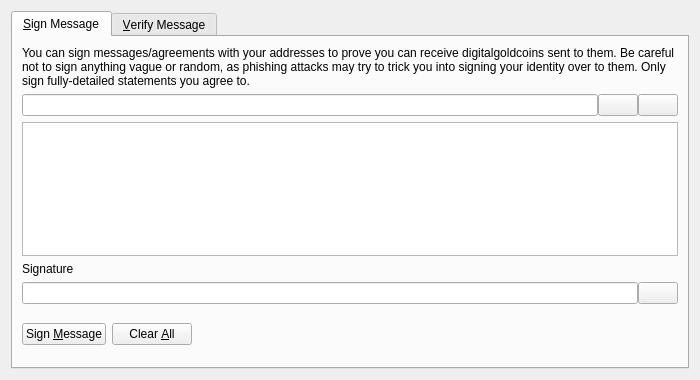
<?xml version="1.0" encoding="UTF-8"?>
<ui version="4.0">
 <class>SignVerifyMessageDialog</class>
 <widget class="QDialog" name="SignVerifyMessageDialog">
  <property name="geometry">
   <rect>
    <x>0</x>
    <y>0</y>
    <width>700</width>
    <height>380</height>
   </rect>
  </property>
  <property name="windowTitle">
   <string>Signatures - Sign / Verify a Message</string>
  </property>
  <property name="modal">
   <bool>true</bool>
  </property>
  <layout class="QVBoxLayout" name="verticalLayout">
   <item>
    <widget class="QTabWidget" name="tabWidget">
     <property name="currentIndex">
      <number>0</number>
     </property>
     <widget class="QWidget" name="tabSignMessage">
      <attribute name="title">
       <string>&amp;Sign Message</string>
      </attribute>
      <layout class="QVBoxLayout" name="verticalLayout_SM">
       <item>
        <widget class="QLabel" name="infoLabel_SM">
         <property name="text">
          <string>You can sign messages/agreements with your addresses to prove you can receive digitalgoldcoins sent to them. Be careful not to sign anything vague or random, as phishing attacks may try to trick you into signing your identity over to them. Only sign fully-detailed statements you agree to.</string>
         </property>
         <property name="textFormat">
          <enum>Qt::PlainText</enum>
         </property>
         <property name="wordWrap">
          <bool>true</bool>
         </property>
        </widget>
       </item>
       <item>
        <layout class="QHBoxLayout" name="horizontalLayout_1_SM">
         <property name="spacing">
          <number>0</number>
         </property>
         <item>
          <widget class="QValidatedLineEdit" name="addressIn_SM">
           <property name="toolTip">
            <string>The DigitalGoldCoin address to sign the message with</string>
           </property>
          </widget>
         </item>
         <item>
          <widget class="QPushButton" name="addressBookButton_SM">
           <property name="toolTip">
            <string>Choose previously used address</string>
           </property>
           <property name="text">
            <string/>
           </property>
           <property name="icon">
            <iconset resource="../bitcoin.qrc">
             <normaloff>:/icons/address-book</normaloff>:/icons/address-book</iconset>
           </property>
           <property name="shortcut">
            <string>Alt+A</string>
           </property>
           <property name="autoDefault">
            <bool>false</bool>
           </property>
          </widget>
         </item>
         <item>
          <widget class="QPushButton" name="pasteButton_SM">
           <property name="toolTip">
            <string>Paste address from clipboard</string>
           </property>
           <property name="text">
            <string/>
           </property>
           <property name="icon">
            <iconset resource="../bitcoin.qrc">
             <normaloff>:/icons/editpaste</normaloff>:/icons/editpaste</iconset>
           </property>
           <property name="shortcut">
            <string>Alt+P</string>
           </property>
           <property name="autoDefault">
            <bool>false</bool>
           </property>
          </widget>
         </item>
        </layout>
       </item>
       <item>
        <widget class="QPlainTextEdit" name="messageIn_SM">
         <property name="toolTip">
          <string>Enter the message you want to sign here</string>
         </property>
        </widget>
       </item>
       <item>
        <widget class="QLabel" name="signatureLabel_SM">
         <property name="text">
          <string>Signature</string>
         </property>
         <property name="textFormat">
          <enum>Qt::PlainText</enum>
         </property>
        </widget>
       </item>
       <item>
        <layout class="QHBoxLayout" name="horizontalLayout_2_SM">
         <property name="spacing">
          <number>0</number>
         </property>
         <item>
          <widget class="QLineEdit" name="signatureOut_SM">
           <property name="font">
            <font>
             <italic>true</italic>
            </font>
           </property>
           <property name="readOnly">
            <bool>true</bool>
           </property>
          </widget>
         </item>
         <item>
          <widget class="QPushButton" name="copySignatureButton_SM">
           <property name="toolTip">
            <string>Copy the current signature to the system clipboard</string>
           </property>
           <property name="text">
            <string/>
           </property>
           <property name="icon">
            <iconset resource="../bitcoin.qrc">
             <normaloff>:/icons/editcopy</normaloff>:/icons/editcopy</iconset>
           </property>
           <property name="autoDefault">
            <bool>false</bool>
           </property>
          </widget>
         </item>
        </layout>
       </item>
       <item>
        <layout class="QHBoxLayout" name="horizontalLayout_3_SM">
         <item>
          <widget class="QPushButton" name="signMessageButton_SM">
           <property name="toolTip">
            <string>Sign the message to prove you own this DigitalGoldCoin address</string>
           </property>
           <property name="text">
            <string>Sign &amp;Message</string>
           </property>
           <property name="icon">
            <iconset resource="../bitcoin.qrc">
             <normaloff>:/icons/edit</normaloff>:/icons/edit</iconset>
           </property>
           <property name="autoDefault">
            <bool>false</bool>
           </property>
          </widget>
         </item>
         <item>
          <widget class="QPushButton" name="clearButton_SM">
           <property name="toolTip">
            <string>Reset all sign message fields</string>
           </property>
           <property name="text">
            <string>Clear &amp;All</string>
           </property>
           <property name="icon">
            <iconset resource="../bitcoin.qrc">
             <normaloff>:/icons/remove</normaloff>:/icons/remove</iconset>
           </property>
           <property name="autoDefault">
            <bool>false</bool>
           </property>
          </widget>
         </item>
         <item>
          <spacer name="horizontalSpacer_1_SM">
           <property name="orientation">
            <enum>Qt::Horizontal</enum>
           </property>
           <property name="sizeHint" stdset="0">
            <size>
             <width>40</width>
             <height>48</height>
            </size>
           </property>
          </spacer>
         </item>
         <item>
          <widget class="QLabel" name="statusLabel_SM">
           <property name="font">
            <font>
             <weight>75</weight>
             <bold>true</bold>
            </font>
           </property>
           <property name="text">
            <string/>
           </property>
           <property name="wordWrap">
            <bool>true</bool>
           </property>
          </widget>
         </item>
         <item>
          <spacer name="horizontalSpacer_2_SM">
           <property name="orientation">
            <enum>Qt::Horizontal</enum>
           </property>
           <property name="sizeHint" stdset="0">
            <size>
             <width>40</width>
             <height>48</height>
            </size>
           </property>
          </spacer>
         </item>
        </layout>
       </item>
      </layout>
     </widget>
     <widget class="QWidget" name="tabVerifyMessage">
      <attribute name="title">
       <string>&amp;Verify Message</string>
      </attribute>
      <layout class="QVBoxLayout" name="verticalLayout_VM">
       <item>
        <widget class="QLabel" name="infoLabel_VM">
         <property name="text">
          <string>Enter the receiver's address, message (ensure you copy line breaks, spaces, tabs, etc. exactly) and signature below to verify the message. Be careful not to read more into the signature than what is in the signed message itself, to avoid being tricked by a man-in-the-middle attack. Note that this only proves the signing party receives with the address, it cannot prove sendership of any transaction!</string>
         </property>
         <property name="textFormat">
          <enum>Qt::PlainText</enum>
         </property>
         <property name="alignment">
          <set>Qt::AlignLeading|Qt::AlignLeft|Qt::AlignTop</set>
         </property>
         <property name="wordWrap">
          <bool>true</bool>
         </property>
        </widget>
       </item>
       <item>
        <layout class="QHBoxLayout" name="horizontalLayout_1_VM">
         <property name="spacing">
          <number>0</number>
         </property>
         <item>
          <widget class="QValidatedLineEdit" name="addressIn_VM">
           <property name="toolTip">
            <string>The DigitalGoldCoin address the message was signed with</string>
           </property>
          </widget>
         </item>
         <item>
          <widget class="QPushButton" name="addressBookButton_VM">
           <property name="toolTip">
            <string>Choose previously used address</string>
           </property>
           <property name="text">
            <string/>
           </property>
           <property name="icon">
            <iconset resource="../bitcoin.qrc">
             <normaloff>:/icons/address-book</normaloff>:/icons/address-book</iconset>
           </property>
           <property name="shortcut">
            <string>Alt+A</string>
           </property>
           <property name="autoDefault">
            <bool>false</bool>
           </property>
          </widget>
         </item>
        </layout>
       </item>
       <item>
        <widget class="QPlainTextEdit" name="messageIn_VM"/>
       </item>
       <item>
        <widget class="QValidatedLineEdit" name="signatureIn_VM"/>
       </item>
       <item>
        <layout class="QHBoxLayout" name="horizontalLayout_2_VM">
         <item>
          <widget class="QPushButton" name="verifyMessageButton_VM">
           <property name="toolTip">
            <string>Verify the message to ensure it was signed with the specified DigitalGoldCoin address</string>
           </property>
           <property name="text">
            <string>Verify &amp;Message</string>
           </property>
           <property name="icon">
            <iconset resource="../bitcoin.qrc">
             <normaloff>:/icons/transaction_0</normaloff>:/icons/transaction_0</iconset>
           </property>
           <property name="autoDefault">
            <bool>false</bool>
           </property>
          </widget>
         </item>
         <item>
          <widget class="QPushButton" name="clearButton_VM">
           <property name="toolTip">
            <string>Reset all verify message fields</string>
           </property>
           <property name="text">
            <string>Clear &amp;All</string>
           </property>
           <property name="icon">
            <iconset resource="../bitcoin.qrc">
             <normaloff>:/icons/remove</normaloff>:/icons/remove</iconset>
           </property>
           <property name="autoDefault">
            <bool>false</bool>
           </property>
          </widget>
         </item>
         <item>
          <spacer name="horizontalSpacer_1_VM">
           <property name="orientation">
            <enum>Qt::Horizontal</enum>
           </property>
           <property name="sizeHint" stdset="0">
            <size>
             <width>40</width>
             <height>48</height>
            </size>
           </property>
          </spacer>
         </item>
         <item>
          <widget class="QLabel" name="statusLabel_VM">
           <property name="font">
            <font>
             <weight>75</weight>
             <bold>true</bold>
            </font>
           </property>
           <property name="text">
            <string/>
           </property>
           <property name="wordWrap">
            <bool>true</bool>
           </property>
          </widget>
         </item>
         <item>
          <spacer name="horizontalSpacer_2_VM">
           <property name="orientation">
            <enum>Qt::Horizontal</enum>
           </property>
           <property name="sizeHint" stdset="0">
            <size>
             <width>40</width>
             <height>48</height>
            </size>
           </property>
          </spacer>
         </item>
        </layout>
       </item>
      </layout>
     </widget>
    </widget>
   </item>
  </layout>
 </widget>
 <customwidgets>
  <customwidget>
   <class>QValidatedLineEdit</class>
   <extends>QLineEdit</extends>
   <header>qvalidatedlineedit.h</header>
  </customwidget>
 </customwidgets>
 <resources>
  <include location="../bitcoin.qrc"/>
 </resources>
 <connections/>
</ui>
